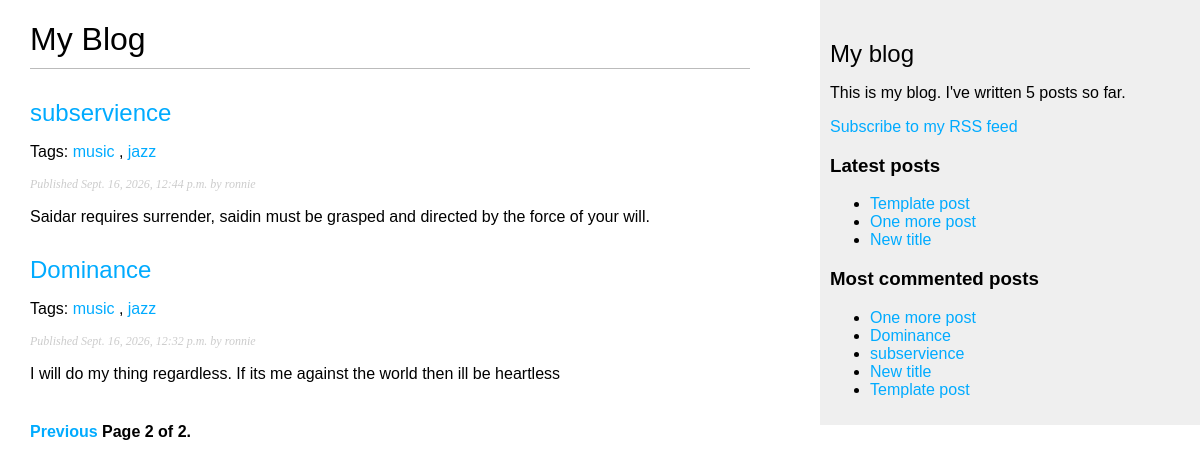
Screenshot of /blog/?page=2 with the database file from the repository.
### blog/models.py (models this page shows, shortened)
class Post(models.Model):
    class Status(models.TextChoices): # this class tells whether the post is published or a draft, this is an enumeration class.
        DRAFT = 'DF', 'Draft' # this follows the format 'choice e.g DF', "human-readable format e.g Draft"
        PUBLISHED = 'PB', 'Published'
    title = models.CharField(max_length=250)
    slug = models.SlugField(max_length=250, unique_for_date='publish') # this ensures that the same slug and publish date are not stored for many posts
    author = models.ForeignKey(     #foreign key is used to relate our post model with the default user model, thus creating a user account
        settings.AUTH_USER_MODEL, # a user can write any number of posts
        on_delete=models.CASCADE, # if a user is deleted, all related posts are also deleted
        related_name='blog_posts' # this is the reverse relationship from user to posts i.e user.blog_posts accesses the user's posts
    )
    body = models.TextField()
    publish = models.DateTimeField(default=timezone.now) # same as: publish = models.DateTimeField(db_default=Now())
    created = models.DateTimeField(auto_now_add=True)
    updated = models.DateTimeField(auto_now=True)
    status = models.CharField(  #an instance of the status class defined above
        max_length=2,
        choices=Status,
        default=Status.DRAFT
    )
    objects = models.Manager() # the default manager
    published = PublishedManager() # Our custom manager
    tags = TaggableManager() # allows us to add,retrieve and remove tags from post objects
    class Meta: # define our own ordering for the posts
        ordering = ['-publish'] # order depends on the publish field and its in reverse chronological order
        indexes = [
            models.Index(fields=['-publish']),
        ] # please take note that this index ordering is not supported for MySQL
    def get_absolute_url(self):
        return reverse(
            'blog:post_detail',
            args=[
                self.publish.year,
                self.publish.month,
                self.publish.day,
                self.slug
        ]
    )

### blog/views.py (the view)
# urls.py: path('', views.post_list, name='post_list'),
def post_list(request, tag_slug=None):
    post_list = Post.published.all()
    tag = None
    if tag_slug:
        tag = get_object_or_404(Tag, slug=tag_slug)
        post_list = post_list.filter(tags__in=[tag])
    paginator = Paginator(post_list, 3)
    page_number = request.GET.get('page', 1)
    try:
        posts = paginator.page(page_number)
    except PageNotAnInteger:
        posts = paginator.page(1)
    except EmptyPage:
        posts = paginator.page(paginator.num_pages)
    return render(
        request,
        'blog/post/list.html',
        {
            'posts': posts,
            'tag': tag
        }
    )

### blog/models.py (called while the page is built)
    def get_queryset(self):
        return (
            super().get_queryset().filter(status=Post.Status.PUBLISHED)
        )

### blog/templatetags/blog_tags.py (called while the page is built)
@register.simple_tag
def total_posts():
    return Post.published.count()

@register.inclusion_tag('blog/post/latest_posts.html')
def show_latest_posts(count=5):
    latest_posts = Post.published.order_by('-publish')[:count]
    return {'latest_posts': latest_posts}

@register.simple_tag
def get_most_commented_posts(count=5):
    return Post.published.annotate(
        total_comments=Count('comments')
    ).order_by('-total_comments')[:count]

@register.filter(name='markdown')
def markdown_format(text):
    return mark_safe(markdown.markdown(text))

### blog/templates/blog/post/list.html (shortened to what this page needs)
{% extends "blog/base.html" %}
{% load blog_tags %}
{% block content %}
  <h1>My Blog</h1>
  {% for post in posts %}
    <h2>
      <a href="{{ post.get_absolute_url }}"> {{ post.title }} </a>
    </h2>
    <p class="tags">
      Tags:
       {% for tag in post.tags.all %}
         <a href="{% url "blog:post_list_by_tag" tag.slug %}">
           {{ tag.name }}
         </a>{% if not forloop.last %}, {% endif %}
       {% endfor %}
    <p class="date"> Published {{ post.publish }} by {{ post.author }} </p>
    {{ post.body|markdown|truncatewords_html:30 }}
  {% endfor %}
  {% include "pagination.html" with page=posts %}
{% endblock %}

### blog/templates/blog/base.html (shortened to what this page needs)
{% load blog_tags %}
{% load static %}
<!DOCTYPE html>
<html>
<head>
  <link href="{% static "css/blog.css" %}" rel="stylesheet">
</head>
<body>
  <div id="content">
    {% block content %}
    {% endblock %}
  </div>
  <div id="sidebar">
    <h2>My blog</h2>
    <p>This is my blog.
       I've written {% total_posts %} posts so far.
    </p>
    <p>
      <a href="{% url "blog:post_feed" %}">
        Subscribe to my RSS feed
      </a>
    </p>
    <h3>Latest posts</h3>
    {% show_latest_posts 3 %}
    <h3>Most commented posts</h3>
    {% get_most_commented_posts as most_commented_posts %}
    <ul>
      {% for post in most_commented_posts %}
        <li>
          <a href="{{ post.get_absolute_url }}">{{ post.title }}</a>
        </li>
      {% endfor %}
    </ul>
  </div>
</body>
</html>

### blog/templates/blog/post/latest_posts.html
<ul>
  {% for post in latest_posts %}
    <li>
      <a href="{{ post.get_absolute_url }}">{{ post.title }}</a>
    </li>
  {% endfor %}
</ul>

### blog/static/css/blog.css (style rules this page uses)
body { margin:0; padding:0; font-family:helvetica, sans-serif; }
a { color:#00abff; text-decoration:none; }
h1 { font-weight:normal; border-bottom:1px solid #bbb; padding:0 0 10px 0; }
h2 { font-weight:normal; margin:30px 0 0; }
#content { float:left; width:60%; padding:0 0 0 30px; }
#sidebar { float:right; width:30%; padding:10px; background:#efefef; height:100%; }
p.date { color:#ccc; font-family: georgia, serif; font-size: 12px; font-style: italic; }

### rows the page displays
Post: title "subservience", publish "Sept. 16, 2026, 12:44 p.m.", author "ronnie", body "Saidar requires surrender, saidin must be grasped and directed by the force of your will."
Tag: name "music"
Tag: name "jazz"
Post: title "Dominance", publish "Sept. 16, 2026, 12:32 p.m.", author "ronnie", body "I will do my thing regardless. If its me against the world then ill be heartless"
Post: title "Template post"
Post: title "One more post"
Post: title "New title"

### other values shown
{{ page.number }} "2"
{{ page.paginator.num_pages }} "2"
